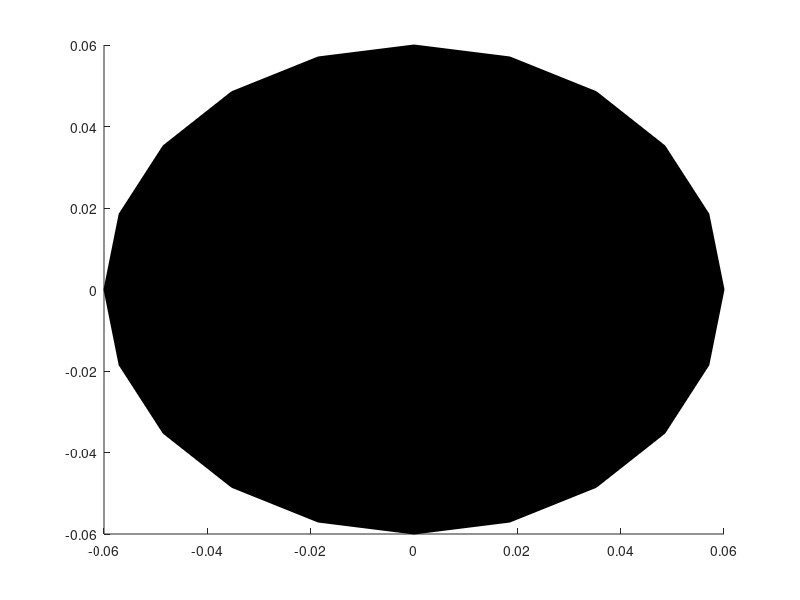

MATLAB code to generate this figure: (Note: this script raises an error after producing the figure.)
%% ドローンのフレーム
clear all
% propeller
[px,py,pz]=cylinder(0.06); 
prop = patch('XData',px(1,:)','YData',py(1,:)','ZData',pz(1,:)'); 
l1=length(prop.Vertices(:,1)); % 円柱の頂点の数
L = 0.1;% motor 間の距離/2
H = 0.5;
p1 = L*[1 1 H];
p2 = L*[-1 1 H];
p3 = L*[-1 -1 H];
p4 = L*[1 -1 H];
Prop.Vertices = [prop.Vertices+p1;[0 0 0];prop.Vertices+p2;[0 0 0];prop.Vertices+p3;[0 0 0];prop.Vertices+p4];
Prop.Faces=[prop.Faces;prop.Faces+l1+1;prop.Faces+2*(l1+1);prop.Faces+3*(l1+1)];
Prop.FaceVertexCData=ones(length(Prop.Faces(:,1)),1);

% body
pvnum = 0;%length(Frame.Vertices(:,1));
Frame.Vertices = [p1;p1.*[1 1 0];p3.*[1 1 0];p3;0 0 0;p2;p2.*[1 1 0];p4.*[1 1 0];p4];
pfnum = 0;%length(Frame.Faces(1,:));
Frame.Faces = [pvnum+[1 2 3 4 NaN(1,pfnum-4)];pvnum+5+[1 2 3 4 NaN(1,pfnum-4)]];
Frame.FaceVertexCData=zeros(length(Frame.Vertices),1);
fig =[Prop;Frame];
%save('plot/frame/drone_frame_01_05.mat','fig','-nocompression');

%%
close all 
figure;hold on; grid on; xlim([-2,2]);ylim([-2,2]);zlim([0,2]);view([1 2 1]);daspect([1 1 1]);
pp =patch(Prop,'FaceAlpha',0.3);
pf =patch(Frame,'EdgeColor','flat','FaceColor','none','LineWidth',0.2);
colorbar;
%%
syms dir [1 3] real
syms deg real
syms model
matlabFunction(rotate([pp;pf],dir,deg),'File','drone_frame.m',"Vars",{dir deg});
%matlabFunction(rotate(model,dir,deg),'File','drone_frame.m',"Vars",{model dir deg});
%%
close all
hold on; 
pp =patch(Prop,'FaceAlpha',0.3);
pf =patch(Frame,'EdgeColor','flat','FaceColor','none','LineWidth',0.2);
drone = [pp;pf];
obj_plot(drone,[0 0 0],Rodrigues([0 pi/2 0]))
grid on; daspect([1 1 1]);view([1 1 1])
%%
function pobj = obj_plot(obj,trans,rotm)
    %rad = norm(rot);
    %dir = rot/rad;
    pobj=obj;
    for i = 1:length(pobj)
        pobj(i).Vertices = (rotm*pobj(i).Vertices')'+trans;
    end
    %rotate(obj,dir,180*rad/pi,orig+trans);
end
